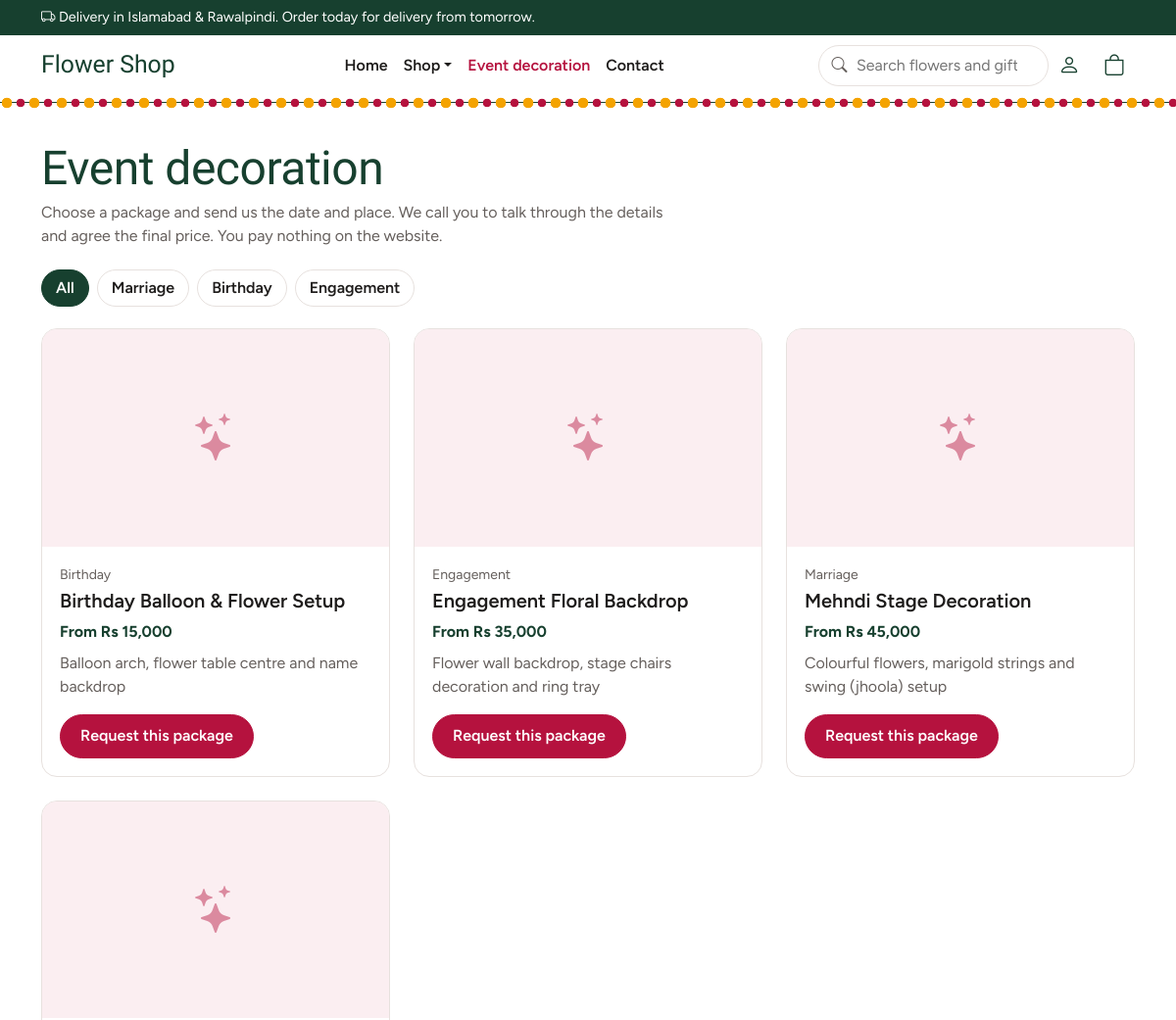
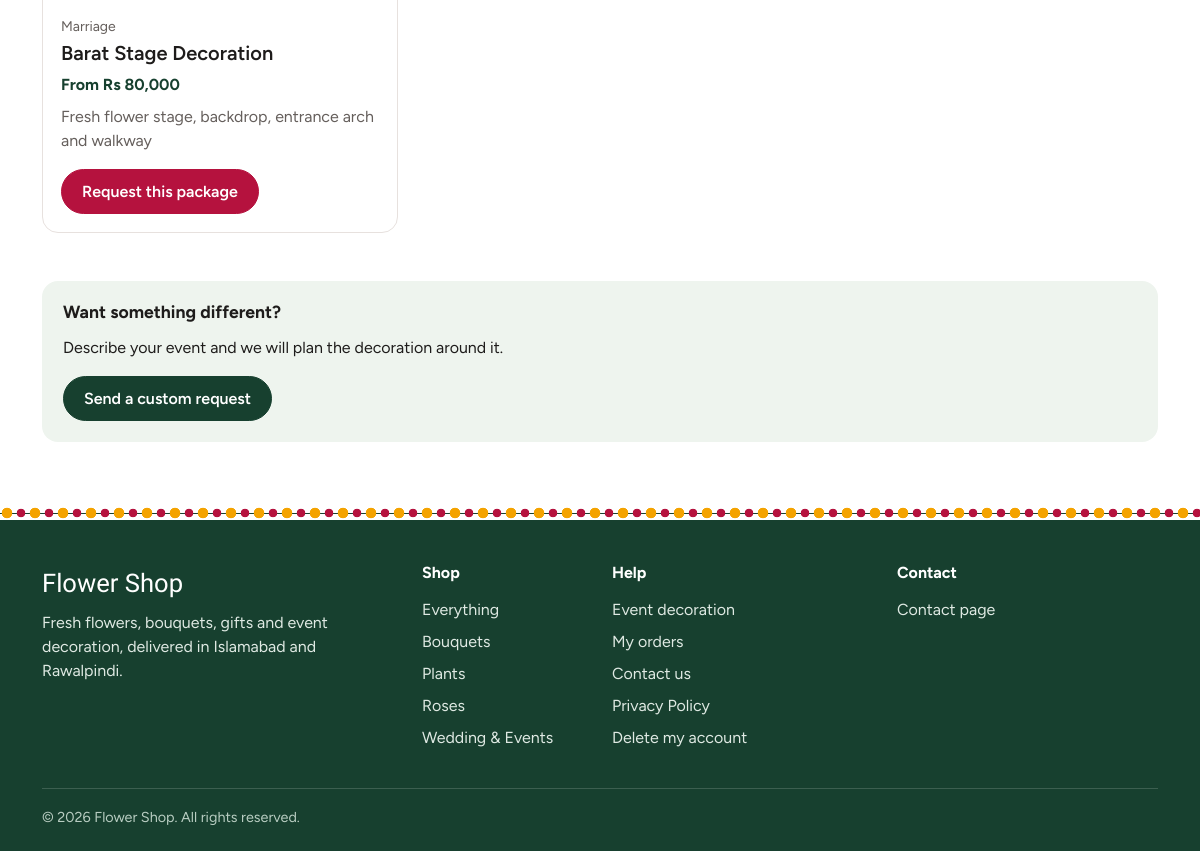
Screenshot of /events.php with the database file from the repository (2 pictures, top to bottom).
### tables this page shows
CREATE TABLE event_types (
  id         INT AUTO_INCREMENT PRIMARY KEY,
  name       VARCHAR(80) NOT NULL UNIQUE,
  is_active  TINYINT(1) NOT NULL DEFAULT 1
);

CREATE TABLE event_packages (
  id             INT AUTO_INCREMENT PRIMARY KEY,
  event_type_id  INT NULL,
  name           VARCHAR(120) NOT NULL,
  description    TEXT,
  starting_price DECIMAL(10,2) NOT NULL,         
  image          VARCHAR(255) NOT NULL DEFAULT '',
  is_active      TINYINT(1) NOT NULL DEFAULT 1,
  created_at     TIMESTAMP DEFAULT CURRENT_TIMESTAMP,
  FOREIGN KEY (event_type_id) REFERENCES event_types(id) ON DELETE SET NULL
);

CREATE TABLE categories (
  id         INT AUTO_INCREMENT PRIMARY KEY,
  name       VARCHAR(80) NOT NULL UNIQUE,
  is_active  TINYINT(1) NOT NULL DEFAULT 1,
  image      VARCHAR(255) NULL                   
);

### site/_init.php (called while the page is built, shortened)
<?php
require_once __DIR__ . '/../config/notify.php';
require_once __DIR__ . '/../config/orders.php';
require_once __DIR__ . '/../config/bookings.php';
$settings = $pdo->query("SELECT setting_key, setting_value FROM settings")->fetchAll(PDO::FETCH_KEY_PAIR);
$shop_name = $settings['shop_name'] ?? 'Flower Shop';
function e($value): string
{
    return htmlspecialchars((string) $value, ENT_QUOTES, 'UTF-8');
}
function rs($amount): string
{
    return 'Rs ' . number_format((float) $amount);
}
function url(string $path = ''): string
{
    return BASE_PATH . ltrim($path, '/');
}
function photo(?string $path): string
{
    return ($path && is_file(__DIR__ . '/../' . $path)) ? url($path) : '';
}
function current_customer(PDO $pdo): ?array
{
    $cached = null;
    return $cached;
}
function cart_count(): int
{
    return (int) array_sum($_SESSION['cart'] ?? []);
}
function shop_categories(PDO $pdo): array
{
    static $cats = null;
    if ($cats === null) {
        $cats = $pdo->query(
            "SELECT c.*, (SELECT COUNT(*) FROM flowers f WHERE f.category_id = c.id AND f.is_active = 1) AS item_count
             FROM categories c WHERE c.is_active = 1 ORDER BY c.name"
        )->fetchAll();
    }
    return $cats;
}
function same_day_status(array $settings): array
{
    $cutoff = $settings['same_day_cutoff_time'] ?? '14:00';
    $left   = (int) floor((strtotime(date('Y-m-d') . ' ' . $cutoff) - time()) / 60);
    return [
        'open'         => $left > 0,
        'minutes_left' => max(0, $left),
        'cutoff_label' => date('g:i A', strtotime($cutoff)),
        'cities'       => same_day_cities($settings),
    ];
}
    ob_start(); ?>

### config/orders.php (called while the page is built, shortened)
<?php
function same_day_cities(array $settings): array
{
    return array_values(array_filter(array_map('trim', explode(',', $settings['same_day_cities'] ?? ''))));
}

### config/notify.php (called while the page is built, shortened)
<?php
function delivery_cities(array $settings): array
{
    $raw = $settings['delivery_cities'] ?? 'Islamabad, Rawalpindi';
    return array_values(array_filter(array_map('trim', explode(',', $raw))));
}

### events.php (the view, shortened to what this page needs)
<?php
require __DIR__ . '/site/_init.php';
$types = $pdo->query("SELECT * FROM event_types WHERE is_active = 1 ORDER BY id")->fetchAll();
$type  = (int) ($_GET['type'] ?? 0);
$sql    = "SELECT p.*, t.name AS event_type FROM event_packages p
           LEFT JOIN event_types t ON t.id = p.event_type_id
           WHERE p.is_active = 1";
$params = [];
$sql .= " ORDER BY p.starting_price ASC";
$stmt = $pdo->prepare($sql);
$stmt->execute($params);
$packages = $stmt->fetchAll();
require __DIR__ . '/site/_header.php';
?>
<div class="container">
  <div class="page-head">
    <h1>Event decoration</h1>
    <p>Choose a package and send us the date and place. We call you to talk through the details and agree the final price. You pay nothing on the website.</p>
  </div>
  <?php if ($types): ?>
    <nav class="chips my-3" aria-label="Event types">
      <a class="chip <?= $type === 0 ? 'active' : '' ?>" href="<?= url('events.php') ?>">All</a>
      <?php foreach ($types as $t): ?>
        <a class="chip <?= $type === (int) $t['id'] ? 'active' : '' ?>" href="<?= url('events.php?type=' . (int) $t['id']) ?>"><?= e($t['name']) ?></a>
      <?php endforeach; ?>
    </nav>
  <?php endif; ?>
  <?php if ($packages): ?>
    <div class="row g-4">
      <?php foreach ($packages as $p): $img = photo($p['image']); ?>
        <div class="col-md-6 col-lg-4">
          <article class="package">
            <div class="package-photo">
              <?php if ($img): ?><img src="<?= e($img) ?>" alt="<?= e($p['name']) ?>" loading="lazy"><?php else: ?><span class="no-photo"><i class="bi bi-stars"></i></span><?php endif; ?>
            </div>
            <div class="package-body">
              <?php if ($p['event_type']): ?><p class="text-muted small mb-1"><?= e($p['event_type']) ?></p><?php endif; ?>
              <h3 class="fs-5"><?= e($p['name']) ?></h3>
              <p class="mb-2"><strong style="color:var(--leaf)">From <?= rs($p['starting_price']) ?></strong></p>
              <?php if (trim((string) $p['description']) !== ''): ?><p class="text-muted"><?= e($p['description']) ?></p><?php endif; ?>
              <a class="btn btn-rose" href="<?= url('book-event.php?package=' . (int) $p['id']) ?>">Request this package</a>
            </div>
          </article>
        </div>
      <?php endforeach; ?>
    </div>
  <?php else: ?>
    <div class="empty"><i class="bi bi-stars"></i>No packages are listed here yet. Tell us what you have in mind.</div>
  <?php endif; ?>
  <?php if ($types): ?>
    <div class="panel mt-5" style="background:var(--mist);border-color:transparent">
      <h2>Want something different?</h2>
      <p class="mb-3">Describe your event and we will plan the decoration around it.</p>
      <a class="btn btn-leaf" href="<?= url('book-event.php') ?>">Send a custom request</a>
    </div>
  <?php endif; ?>
</div>
<?php require __DIR__ . '/site/_footer.php'; ?>

### site/_header.php (shortened to what this page needs)
<?php
$h_customer   = current_customer($pdo);
$h_nav_cats   = shop_categories($pdo);
$h_sd         = same_day_status($settings);
$h_logo       = photo($settings['site_logo'] ?? '');
$h_cities     = implode(' & ', delivery_cities($settings));
$h_here       = basename($_SERVER['SCRIPT_NAME']);
?>
<!doctype html>
<html lang="en">
<head>
  <link href="https://cdn.jsdelivr.net/npm/bootstrap@5.3.3/dist/css/bootstrap.min.css" rel="stylesheet">
  <link href="https://cdn.jsdelivr.net/npm/bootstrap-icons@1.11.3/font/bootstrap-icons.min.css" rel="stylesheet">
  <link href="<?= url('assets/site.css') ?>?v=4" rel="stylesheet">
</head>
<body>
<div class="topline">
  <div class="container d-flex flex-wrap justify-content-center justify-content-md-between gap-2">
    <span>
      <i class="bi bi-truck"></i>
      <?php if ($h_sd['open'] && $h_sd['cities']): ?>
        Same-day delivery in <?= e(implode(' & ', $h_sd['cities'])) ?>. Order before <?= e($h_sd['cutoff_label']) ?>.
      <?php else: ?>
        Delivery in <?= e($h_cities) ?>. Order today for delivery from tomorrow.
      <?php endif; ?>
    </span>
  </div>
</div>
<header class="site-header sticky-top">
  <nav class="navbar navbar-expand-lg">
    <div class="container">
      <a class="navbar-brand" href="<?= url() ?>">
        <?php if ($h_logo): ?>
          <img src="<?= e($h_logo) ?>" alt="<?= e($shop_name) ?>" class="brand-logo">
        <?php else: ?>
          <span class="brand-name"><?= e($shop_name) ?></span>
        <?php endif; ?>
      </a>
      <div class="d-flex align-items-center gap-1 order-lg-3">
        <?php if ($h_customer): ?>
          <div class="dropdown">
            <button class="icon-btn dropdown-toggle" data-bs-toggle="dropdown" aria-expanded="false" aria-label="My account">
              <i class="bi bi-person"></i>
            </button>
            <ul class="dropdown-menu dropdown-menu-end">
              <li><span class="dropdown-item-text small text-muted">Hi, <?= e($h_customer['name']) ?></span></li>
              <li><a class="dropdown-item" href="<?= url('orders.php') ?>">My orders</a></li>
              <li><a class="dropdown-item" href="<?= url('bookings.php') ?>">My event bookings</a></li>
              <li><hr class="dropdown-divider"></li>
              <li>
                <form method="post" action="<?= url('logout.php') ?>">
                  <?= csrf_field() ?>
                  <button class="dropdown-item">Log out</button>
                </form>
              </li>
            </ul>
          </div>
        <?php else: ?>
          <a class="icon-btn" href="<?= url('login.php') ?>" aria-label="Log in"><i class="bi bi-person"></i></a>
        <?php endif; ?>
        <a class="icon-btn cart-btn" href="<?= url('cart.php') ?>" aria-label="Cart, <?= cart_count() ?> items">
          <i class="bi bi-bag"></i>
        </a>
      </div>
      <div class="collapse navbar-collapse order-lg-2" id="mainnav">
        <ul class="navbar-nav mx-lg-auto">
          <li class="nav-item"><a class="nav-link <?= $h_here === 'index.php' ? 'active' : '' ?>" href="<?= url() ?>">Home</a></li>
          <li class="nav-item dropdown">
            <a class="nav-link dropdown-toggle <?= in_array($h_here, ['shop.php', 'product.php'], true) ? 'active' : '' ?>" href="<?= url('shop.php') ?>" data-bs-toggle="dropdown" aria-expanded="false">Shop</a>
          </li>
          <li class="nav-item"><a class="nav-link <?= $h_here === 'events.php' ? 'active' : '' ?>" href="<?= url('events.php') ?>">Event decoration</a></li>
          <li class="nav-item"><a class="nav-link <?= $h_here === 'contact.php' ? 'active' : '' ?>" href="<?= url('contact.php') ?>">Contact</a></li>
        </ul>
        <form class="search" action="<?= url('shop.php') ?>" method="get" role="search">
          <i class="bi bi-search"></i>
          <input type="search" name="q" placeholder="Search flowers and gifts" aria-label="Search flowers and gifts" value="<?= e($_GET['q'] ?? '') ?>">
        </form>
      </div>
    </div>
  </nav>
  <div class="garland" aria-hidden="true"></div>
</header>
<main id="main">

### site/_footer.php (shortened to what this page needs)
<?php
$f_phone   = trim($settings['shop_phone'] ?? '');
$f_wa      = trim($settings['shop_whatsapp'] ?? '');
$f_email   = trim($settings['shop_email'] ?? '');
$f_address = trim($settings['shop_address'] ?? '');
?>
</main>
<footer class="site-footer">
  <div class="garland" aria-hidden="true"></div>
  <div class="container">
    <div class="row gy-4">
      <div class="col-lg-4">
        <p class="footer-brand"><?= e($shop_name) ?></p>
        <p class="footer-text">Fresh flowers, bouquets, gifts and event decoration, delivered in
          <?= e(implode(' and ', delivery_cities($settings))) ?>.</p>
      </div>
      <div class="col-6 col-lg-2">
        <h2 class="footer-head">Shop</h2>
        <ul class="footer-links">
          <li><a href="<?= url('shop.php') ?>">Everything</a></li>
          <?php foreach (array_slice(shop_categories($pdo), 0, 6) as $c): ?>
            <li><a href="<?= url('shop.php?cat=' . (int) $c['id']) ?>"><?= e($c['name']) ?></a></li>
          <?php endforeach; ?>
        </ul>
      </div>
      <div class="col-6 col-lg-3">
        <h2 class="footer-head">Help</h2>
        <ul class="footer-links">
          <li><a href="<?= url('events.php') ?>">Event decoration</a></li>
          <li><a href="<?= url('orders.php') ?>">My orders</a></li>
          <li><a href="<?= url('contact.php') ?>">Contact us</a></li>
          <li><a href="<?= url('privacy.php') ?>">Privacy Policy</a></li>
          <li><a href="<?= url('delete-account.php') ?>">Delete my account</a></li>
        </ul>
      </div>
      <div class="col-lg-3">
        <h2 class="footer-head">Contact</h2>
        <ul class="footer-links footer-contact">
          <?php if ($f_phone === '' && $f_wa === '' && $f_email === '' && $f_address === ''): ?>
            <li><a href="<?= url('contact.php') ?>">Contact page</a></li>
          <?php endif; ?>
        </ul>
      </div>
    </div>
    <p class="copyright">&copy; <?= date('Y') ?> <?= e($shop_name) ?>. All rights reserved.</p>
  </div>
</footer>
</body>
</html>

### rows the page displays
event_types: name "Marriage"
event_types: name "Birthday"
event_types: name "Engagement"
event_packages: event_type.name "Birthday", name "Birthday Balloon & Flower Setup", starting_price "Rs 15,000", description "Balloon arch, flower table centre and name backdrop"
event_packages: event_type.name "Engagement", name "Engagement Floral Backdrop", starting_price "Rs 35,000", description "Flower wall backdrop, stage chairs decoration and ring tray"
event_packages: event_type.name "Marriage", name "Mehndi Stage Decoration", starting_price "Rs 45,000", description "Colourful flowers, marigold strings and swing (jhoola) setup"
event_packages: event_type.name "Marriage", name "Barat Stage Decoration", starting_price "Rs 80,000", description "Fresh flower stage, backdrop, entrance arch and walkway"
categories: name "Bouquets"
categories: name "Plants"
categories: name "Roses"
categories: name "Wedding & Events"

### other values shown
$h_cities "Islamabad & Rawalpindi"
$shop_name "Flower Shop"
implode(' and ', delivery_cities($settings)) "Islamabad and Rawalpindi"
